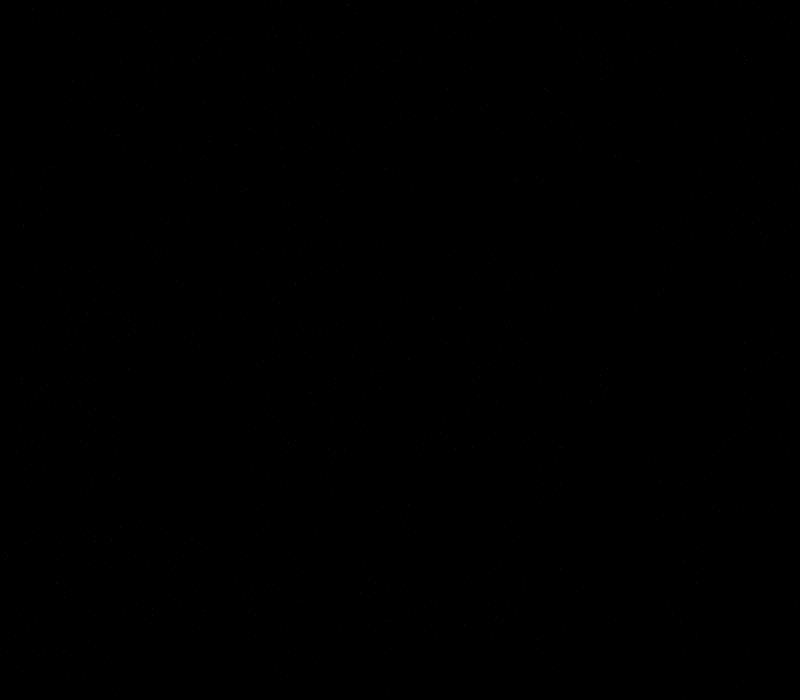
Frame 1 (no input)
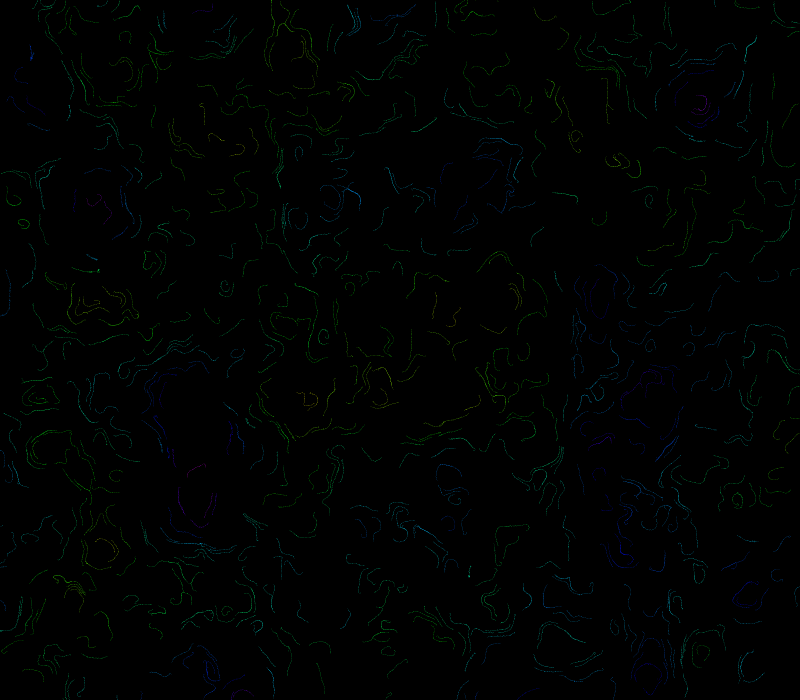
Frame 60 (the mouse pressed at the canvas centre just before this capture)
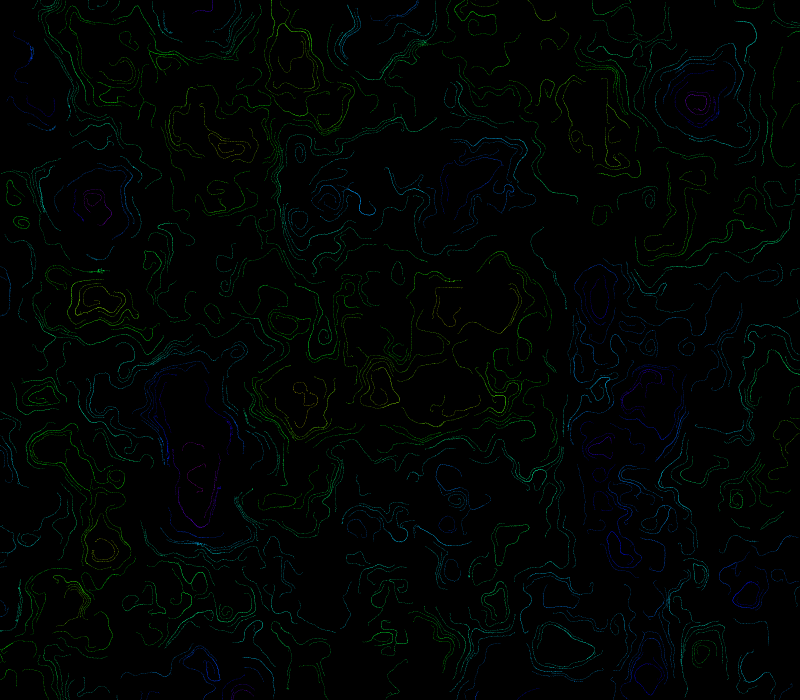
Frame 120 (the mouse held since frame 60 and released just before this capture)

The Processing sketch that drew these frames (run headless with seeded random() and noise(); from frame 60 on, the mouse is pressed at the canvas centre):

// Processing sketch: WalkersColorfull
// ── WalkersColorfull.pde
int CANTPOINTS = 1000; 
ArrayList points = new ArrayList(); 
void setup() { 
  size(800, 700); 
  colorMode(HSB); 
  for (int i=0;i<CANTPOINTS;i++) { 
    PVector v = new PVector(random(width), random(height)); 
    points.add(v);
  } 
  background(0);
} 
void draw() { 
  for (int i=0;i<points.size();i++) { 
    PVector point = (PVector)points.get(i); 
    PVector dir = PVector.fromAngle(noise(point.x*0.01, point.y*0.01)*360); 
    dir.mult(random(1)); 
    point.x+=dir.x; 
    point.y+=dir.y; 
    stroke(noise(point.x*0.01, point.y*0.01)*255, 255, 255, 30); 
    //stroke(noise(point.x*0.01)*255,noise(point.y*0.01)*255,(abs(dir.heading())/TWO_PI)*255);
    point(point.x, point.y);
  }
} 
void mousePressed() { 
  for (int i=0;i<100;i++) { 
    points.add(new PVector(random(width), random(height)));
  }
}
